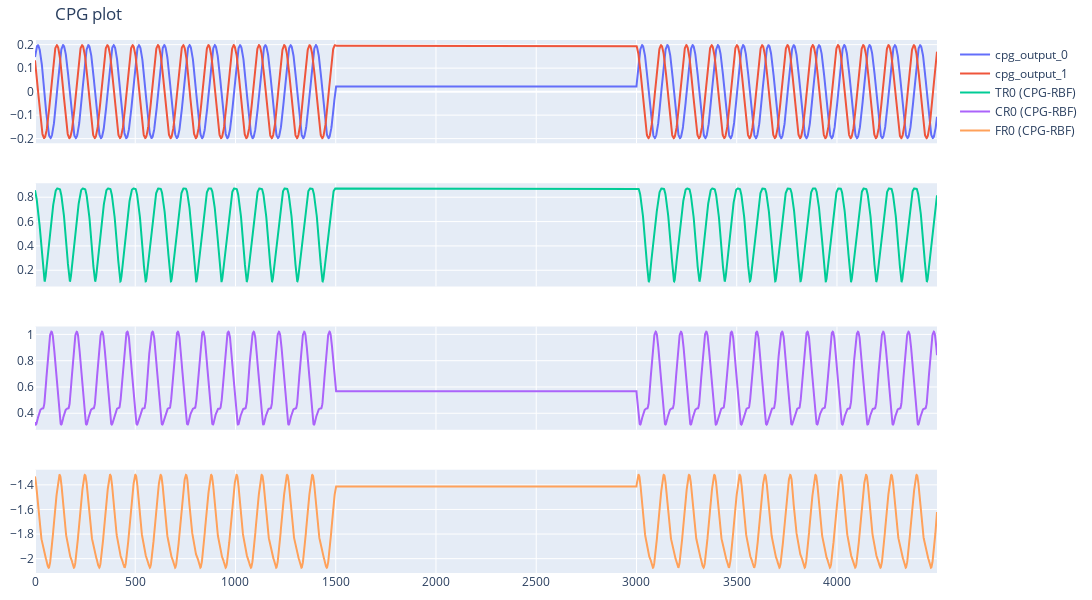

The code cell stored with this chart in its notebook:
### Markdown cell above
## Pause-Resume by adjust parameters of CPG

### Code cell
cpg = CPG_SO2()
cpg_output_0 = []
cpg_output_1 = []
online_imitated_paths = {'TR0':[], 'CR0':[], 'FR0':[]}
for i in range(4500):
    
    if i < 1500:
        cpg.output_cpg_weight = 1.0
        cpg.update_cpg(0.05)      # phi would be equal when learning
    elif i > 1500 and i < 3000:
        cpg.output_cpg_weight = 1000.0  
        cpg.w00 = 0.001
        cpg.w01 = 0 
        cpg.w10 = 0 
        cpg.w11 = 0.001 
        cpg.update_cpg(None)
    elif i > 3000:
        cpg.output_cpg_weight = 1.0
        cpg.update_cpg(0.05)      # phi would be equal when learning

    cpg_output_0.append(cpg.out0_t)
    cpg_output_1.append(cpg.out1_t)
    
    online_imitated_paths['TR0'].append(rbf.regenerate_target_traj(cpg.out0_t, cpg.out1_t, imitated_weights['TR0']))
    online_imitated_paths['CR0'].append(rbf.regenerate_target_traj(cpg.out0_t, cpg.out1_t, imitated_weights['CR0']))
    online_imitated_paths['FR0'].append(rbf.regenerate_target_traj(cpg.out0_t, cpg.out1_t, imitated_weights['FR0']))

fig = go.Figure()
fig = make_subplots(rows=4, cols=1, shared_xaxes=True)
fig.update_layout(height=600, width=1100, title="CPG plot")
fig.update_layout(margin=dict(l=10, r=10, t=40, b=10))  # Reduce margins

fig.add_trace(go.Scatter( y=cpg_output_0, mode='lines', name=f'cpg_output_0'), row=1, col=1)
fig.add_trace(go.Scatter( y=cpg_output_1, mode='lines', name=f'cpg_output_1'), row=1, col=1)
fig.add_trace(go.Scatter( y=online_imitated_paths['TR0'], mode='lines', name=f'TR0 (CPG-RBF)'), row=2, col=1)
fig.add_trace(go.Scatter( y=online_imitated_paths['CR0'], mode='lines', name=f'CR0 (CPG-RBF)'), row=3, col=1)
fig.add_trace(go.Scatter( y=online_imitated_paths['FR0'], mode='lines', name=f'FR0 (CPG-RBF)'), row=4, col=1)

### Figure 1 — Plotly figure (JSON) as saved in the notebook; plotly's stock layout.template omitted (floating-point values rounded to 4 significant figures; data arrays with more than 128 entries replaced by an {"elided": "..."} marker saying what was removed)
{"data": [{"mode": "lines", "name": "cpg_output_0", "type": "scatter", "xaxis": "x", "y": {"elided": "4500 float values"}, "yaxis": "y"}, {"mode": "lines", "name": "cpg_output_1", "type": "scatter", "xaxis": "x", "y": {"elided": "4500 float values"}, "yaxis": "y"}, {"mode": "lines", "name": "TR0 (CPG-RBF)", "type": "scatter", "xaxis": "x2", "y": {"elided": "4500 float values"}, "yaxis": "y2"}, {"mode": "lines", "name": "CR0 (CPG-RBF)", "type": "scatter", "xaxis": "x3", "y": {"elided": "4500 float values"}, "yaxis": "y3"}, {"mode": "lines", "name": "FR0 (CPG-RBF)", "type": "scatter", "xaxis": "x4", "y": {"elided": "4500 float values"}, "yaxis": "y4"}], "layout": {"height": 600, "margin": {"b": 10, "l": 10, "r": 10, "t": 40}, "title": {"text": "CPG plot"}, "width": 1100, "xaxis": {"anchor": "y", "domain": [0, 1], "matches": "x4", "showticklabels": false}, "xaxis2": {"anchor": "y2", "domain": [0, 1], "matches": "x4", "showticklabels": false}, "xaxis3": {"anchor": "y3", "domain": [0, 1], "matches": "x4", "showticklabels": false}, "xaxis4": {"anchor": "y4", "domain": [0, 1]}, "yaxis": {"anchor": "x", "domain": [0.8063, 1]}, "yaxis2": {"anchor": "x2", "domain": [0.5375, 0.7312]}, "yaxis3": {"anchor": "x3", "domain": [0.2687, 0.4625]}, "yaxis4": {"anchor": "x4", "domain": [0, 0.1938]}}}
